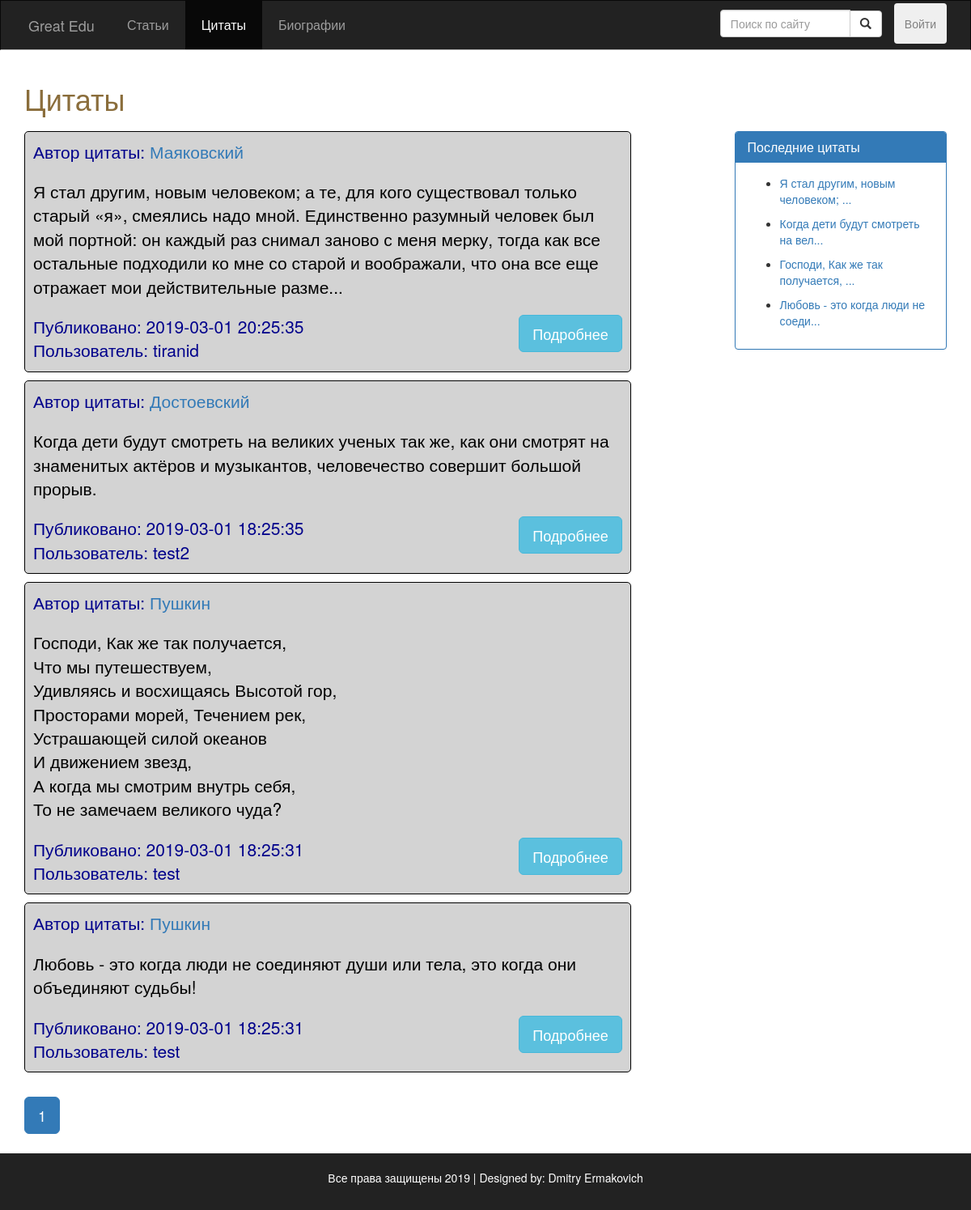
The app's page /src/public_routes/Quotes/index.php, older data.
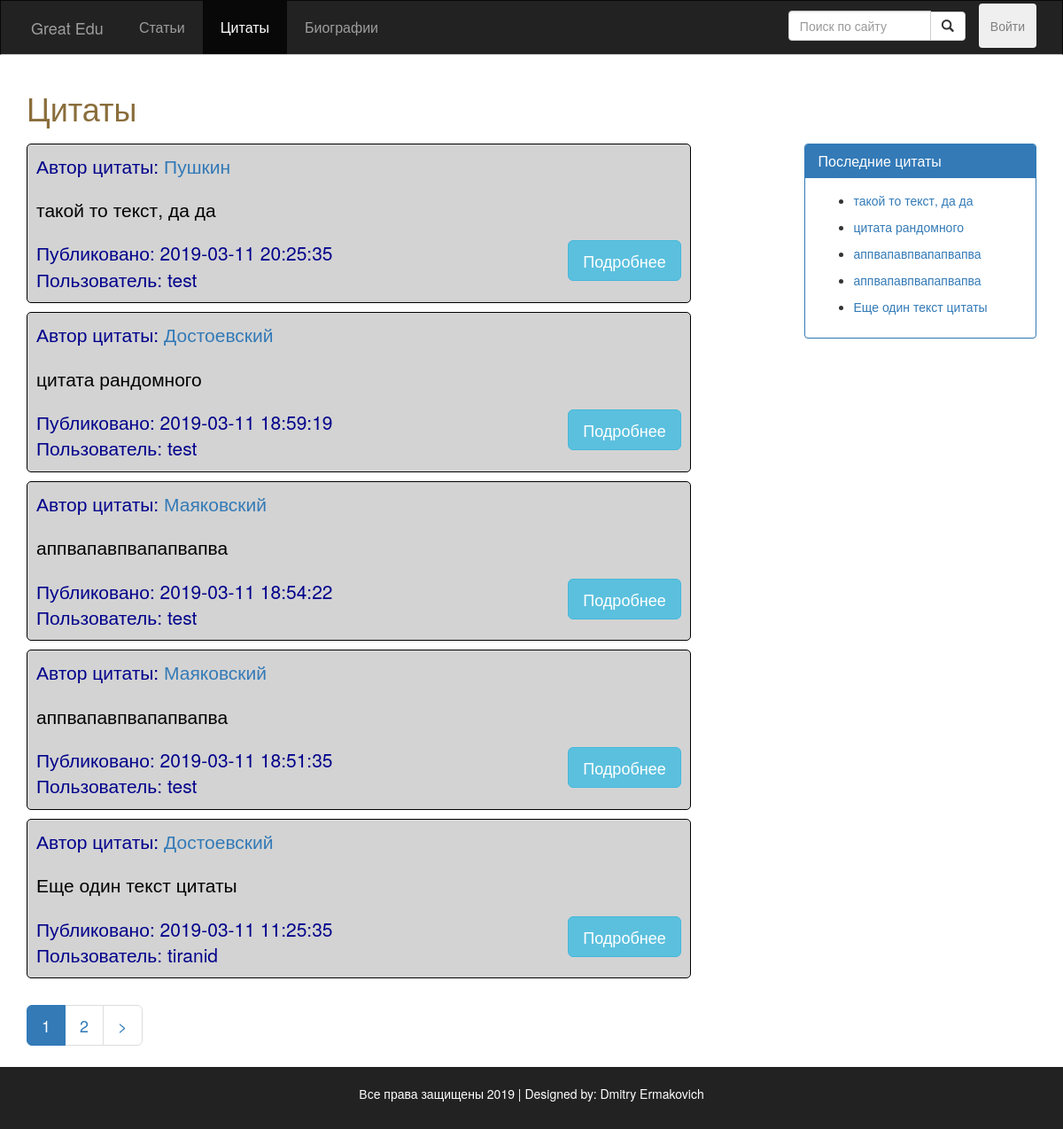
The same page, newer data.
### src/Include/dbFunctions.php (called while the page is built, shortened)
<?php
require_once 'DatabaseLoad.php';
function doSQLQuery($query)
{
  global $con2;
  try {
    $exec = mysqli_query($con2, $query) or die(mysqli_error($con2));
    if ($exec) {
      return $exec;
    }
  } catch (Exception $e) {
    echo $e->getMessage();
  }
  return false;
}
function execQueryToArray($query)
{
  global $con2;
  $exec = doSQLQuery($query) or die(mysqli_error($con2));
  if ($exec) {
    $arr = [];
    if (mysqli_num_rows($exec) > 0) {
      while ($post = mysqli_fetch_assoc($exec)) {
        array_push($arr, $post);
      }
    }
    return $arr;
  }
  return null;
}
function getUserById($id)
{
  $query = "SELECT * FROM Пользователи WHERE id = $id";
  $resultArray = execQueryToArray($query);
  $author = $resultArray[0];
  return $author;
}

### src/public_routes/Quotes/index.php (called while the page is built)
<?php require_once('Quotes.php') ?>

### src/utils/Quotes/quotes_c.php (the view, shortened to what this page needs)
<?php
function getQuoteAuthor($id) {
  $query = "SELECT * FROM Авторы WHERE id = $id";
  $exec = doSQLQuery($query);
  if ($post = mysqli_fetch_assoc($exec)) {
    return $post;
  }
  return null;
}
function fillQuotes() {
  global $con2;
  $query = "";
  if (isset($_GET['search'])) {
    if (empty($_GET['search'])) {
      Redirect_To('/');
    } else {
    }
  } else {
    $query = "SELECT * FROM Цитаты ORDER BY дата_публикации DESC LIMIT 0,5	";
  }
  $exec = doSQLQuery($query) or die(mysqli_error($con2));
  if ($exec) {
    if (mysqli_num_rows($exec) > 0) {
      while ($post = mysqli_fetch_assoc($exec)) {
        $post_id = $post['id'];
        $post_date = $post['дата_публикации'];
        $quote_auth_id = $post['автор'] ;
        $authorObj = getQuoteAuthor($quote_auth_id);
        $post_quote_author = $authorObj['фамилия'];
        $author_id = $post['автор_публикации'];
        $author_obj = getUserById($author_id);
        $post_author = $author_obj['никнейм'];
        $text = $post['текст'];
        $post_content = $text;
        if (mb_strlen($text) > 300) {
          $post_content = mb_substr($text, 0, 300, "utf-8") . '...';
        }
        ?>
        <div class="post" style="border: black solid 1px; border-radius: 5px; background-color: lightgrey;" >
        <div style="display: flex; justify-content: space-between;">
          <div class="post-info">
            <p class="lead" style="color: darkblue;">
              Автор цитаты:
              <a href="/Bio.php?id=<?php echo $author_id?>">
                <?php echo htmlentities($post_quote_author); ?>
              </a>
            </p>
          </div>
        </div>
          <div class="post-content" style="color: black;">
            <p class="lead"><?php echo nl2br($post_content); ?></p>
          </div>
          <div style="display: flex; justify-content: space-between;">
            <div class="post-info">
              <p class="lead" style="color: darkblue; margin-bottom: 1px;">
                Публиковано: <?php echo htmlentities($post_date); ?> <br> Пользователь: <?php echo htmlentities($post_author);
                ?>
              </p>
            </div>
            <a href="Quote.php?id=<?php echo $post_id; ?>">
              <button style="width: 128px;" class="btn btn-info btn-lg" id="read_more_btn">Подробнее</button>
            </a>
          </div>
        </div>
  <?php
  }
  } else {
    echo "<span class='lead'>Нет никаких цитат<span>";
    }
  } else {
    echo "<span class='lead'>Ошибка сервера<span>";
  }
}
function fillPagesQuotes() {
  if (!isset($_GET['page'])) {
    $page = 1;
  }
  else {
    $page = $_GET['page'];
  }
    ?>
    <?php
  $sql = "SELECT COUNT(*) FROM Цитаты";
  $exec = doSQLQuery($sql);
  $rowCount = mysqli_fetch_array($exec);
  $totalRow = array_shift($rowCount);
  $postPerPage = ceil($totalRow / 5);
  for ($count = 1; $count <= $postPerPage; $count++){
    if ($page == $count) {
      ?>
      <li class="active"><a href="Quotes.php?page=<?php echo $count ?>"><?php echo $count ?></a></li>
      <?php
    }else {
      ?>
      <li><a href="Quotes.php?page=<?php echo $count ?>"><?php echo $count ?></a></li>
      <?php
    }
  }
  if($page < $postPerPage) {
    ?>
    <li><a href="Quotes.php?page=<?php echo $page + 1; ?>">></a></li>
    <?php
  }
}
function fillQuotesReferences()
{
  $sql = "SELECT * FROM Цитаты ORDER BY дата_публикации DESC LIMIT 5 ";
  $exec = doSQLQuery($sql);
  while ($recentPost = mysqli_fetch_assoc($exec)) {
    $postID = $recentPost['id'];
    $text = $recentPost['текст'];
    if (mb_strlen($text) > 32) {
      $text = mb_substr($text, 0, 32, "utf-8") . '...';
    }
    ?>
    <nav>
      <ul>
        <li><a href="Quote.php?id=<?php echo $postID; ?>">
            <?php echo $text ?>
          </a></li>
      </ul>
    </nav>
  <?php
  }
}
?>

Row changes from the older to the newer data that the page shows:
no longer on this page (row unchanged): цитаты: автор.фамилия "Маяковский", текст "Я стал другим, новым человеком; а те, для кого существовал только старый «я», смеялись надо мной. Единственно разумный человек был мой портной: он каждый раз снимал заново с меня мерку, тогда как все остальные подходили ко мне со старой и воображали, что она все еще отражает мои действительные разме...", дата_публикации "2019-03-01 20:25:35", автор_публикации.никнейм "tiranid", текст "Я стал другим, новым человеком; ..."
no longer on this page (row unchanged): цитаты: автор.фамилия "Достоевский", текст "Когда дети будут смотреть на великих ученых так же, как они смотрят на знаменитых актёров и музыкантов, человечество совершит большой прорыв.", дата_публикации "2019-03-01 18:25:35", автор_публикации.никнейм "test2", текст "Когда дети будут смотреть на вел..."
no longer on this page (row unchanged): цитаты: автор.фамилия "Пушкин", текст "Господи, Как же так получается, Что мы путешествуем, Удивляясь и восхищаясь Высотой гор, Просторами морей, Течением рек, Устрашающей силой океанов И движением звезд, А когда мы смотрим внутрь себя, То не замечаем великого чуда?", дата_публикации "2019-03-01 18:25:31", автор_публикации.никнейм "test", текст "Господи, Как же так получается, ..."
no longer on this page (row unchanged): цитаты: автор.фамилия "Пушкин", текст "Любовь - это когда люди не соединяют души или тела, это когда они объединяют судьбы!", дата_публикации "2019-03-01 18:25:31", автор_публикации.никнейм "test", текст "Любовь - это когда люди не соеди..."
added цитаты: автор.фамилия "Пушкин", текст "такой то текст, да да", дата_публикации "2019-03-11 20:25:35", автор_публикации.никнейм "test"
added цитаты: автор.фамилия "Достоевский", текст "цитата рандомного", дата_публикации "2019-03-11 18:59:19", автор_публикации.никнейм "test"
added цитаты: автор.фамилия "Маяковский", текст "аппвапавпвапапвапва", дата_публикации "2019-03-11 18:54:22", автор_публикации.никнейм "test"
added цитаты: автор.фамилия "Маяковский", текст "аппвапавпвапапвапва", дата_публикации "2019-03-11 18:51:35", автор_публикации.никнейм "test"
added цитаты: автор.фамилия "Достоевский", текст "Еще один текст цитаты", дата_публикации "2019-03-11 11:25:35", автор_публикации.никнейм "tiranid"
Text that changed along with them:
new list line: "2"
